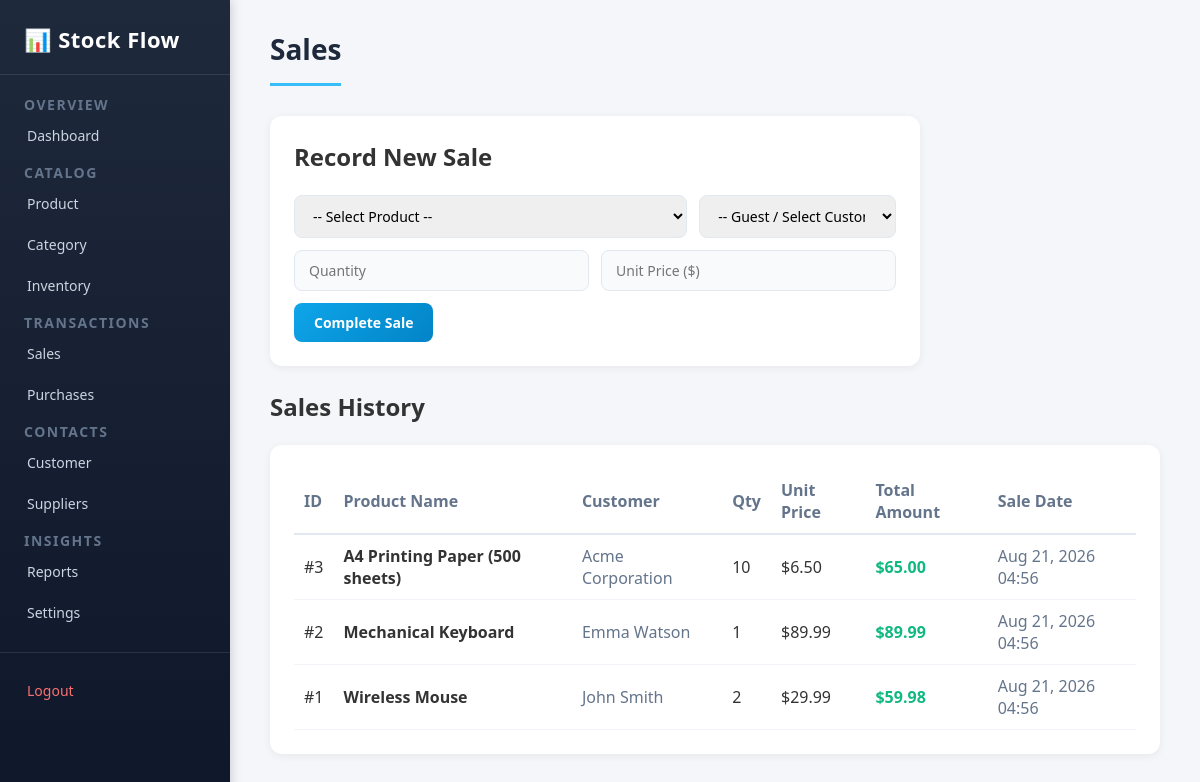
The page /pages/sales.php (signed in) on the database its author committed.
### tables this page shows
CREATE TABLE IF NOT EXISTS `sales` (
    `id` INT AUTO_INCREMENT PRIMARY KEY,
    `product_id` INT NOT NULL,
    `customer_id` INT,
    `quantity` INT NOT NULL,
    `unit_price` DECIMAL(10, 2) NOT NULL,
    `total_amount` DECIMAL(10, 2) NOT NULL,
    `sale_date` TIMESTAMP DEFAULT CURRENT_TIMESTAMP,
    FOREIGN KEY (`product_id`) REFERENCES `products`(`id`) ON DELETE CASCADE,
    FOREIGN KEY (`customer_id`) REFERENCES `customers`(`id`) ON DELETE SET NULL
);

CREATE TABLE IF NOT EXISTS `products` (
    `id` INT AUTO_INCREMENT PRIMARY KEY,
    `sku` VARCHAR(50) NOT NULL UNIQUE,
    `name` VARCHAR(150) NOT NULL,
    `category_id` INT,
    `price` DECIMAL(10, 2) NOT NULL DEFAULT 0.00,
    `cost` DECIMAL(10, 2) NOT NULL DEFAULT 0.00,
    `quantity` INT NOT NULL DEFAULT 0,
    `min_stock` INT NOT NULL DEFAULT 5,
    `description` TEXT,
    FOREIGN KEY (`category_id`) REFERENCES `categories`(`id`) ON DELETE SET NULL
);

CREATE TABLE IF NOT EXISTS `customers` (
    `id` INT AUTO_INCREMENT PRIMARY KEY,
    `name` VARCHAR(100) NOT NULL,
    `email` VARCHAR(100),
    `phone` VARCHAR(30),
    `address` TEXT
);

### pages/sales.php (the view, shortened to what this page needs)
<?php
require_once __DIR__ . '/../includes/header.php';
$sales_list = [];
if ($pdo !== null) {
    $stmt = $pdo->query("SELECT s.*, p.name AS product_name, p.sku, c.name AS customer_name
                         FROM sales s
                         JOIN products p ON s.product_id = p.id
                         LEFT JOIN customers c ON s.customer_id = c.id
                         ORDER BY s.id DESC");
    $sales_list = $stmt->fetchAll();
}
?>
<h1>Sales</h1>
<div class="form-card" style="max-width: 650px;">
    <h2>Record New Sale</h2>
    <br>
    <form method="POST" action="sales.php" id="todoForm">
        <div style="display: grid; grid-template-columns: 2fr 1fr; gap: 12px;">
            <select name="product_id" id="sales_product_select" required style="width: 100%; padding: 10px 14px; border-radius: 8px; border: 1.5px solid #e2e8f0; font-family: inherit; font-size: 14px;" onchange="updatePriceFromSelect(this)">
                <option value="" data-price="0">-- Select Product --</option>
            </select>
            <select name="customer_id" style="width: 100%; padding: 10px 14px; border-radius: 8px; border: 1.5px solid #e2e8f0; font-family: inherit; font-size: 14px;">
                <option value="">-- Guest / Select Customer --</option>
            </select>
        </div>
        <div style="display: grid; grid-template-columns: 1fr 1fr; gap: 12px;">
            <input type="number" name="quantity" placeholder="Quantity" min="1" required>
            <input type="number" step="0.01" name="unit_price" id="unit_price_input" placeholder="Unit Price ($)" required>
        </div>
        <button type="submit" id="submit">Complete Sale</button>
    </form>
</div>
<h2>Sales History</h2>
<br>
<div class="form-card" style="max-width: 100%;">
    <table style="width: 100%; border-collapse: collapse; text-align: left;">
        <thead>
            <tr style="border-bottom: 2px solid #e2e8f0; color: #64748b;">
                <th style="padding: 10px;">ID</th>
                <th style="padding: 10px;">Product Name</th>
                <th style="padding: 10px;">Customer</th>
                <th style="padding: 10px;">Qty</th>
                <th style="padding: 10px;">Unit Price</th>
                <th style="padding: 10px;">Total Amount</th>
                <th style="padding: 10px;">Sale Date</th>
            </tr>
        </thead>
        <tbody>
            <?php if (empty($sales_list)): ?>
                <tr>
                    <td colspan="7" style="padding: 15px; color: #64748b;">No sales transactions recorded yet.</td>
                </tr>
            <?php else: ?>
                <?php foreach ($sales_list as $s): ?>
                    <tr style="border-bottom: 1px solid #f1f5f9;">
                        <td style="padding: 10px;">#<?php echo $s['id']; ?></td>
                        <td style="padding: 10px; font-weight: 600;"><?php echo htmlspecialchars($s['product_name']); ?></td>
                        <td style="padding: 10px; color: #64748b;"><?php echo htmlspecialchars($s['customer_name'] ?? 'Walk-in Customer'); ?></td>
                        <td style="padding: 10px;"><?php echo $s['quantity']; ?></td>
                        <td style="padding: 10px;">$<?php echo number_format($s['unit_price'], 2); ?></td>
                        <td style="padding: 10px; color: #10b981; font-weight: 700;">$<?php echo number_format($s['total_amount'], 2); ?></td>
                        <td style="padding: 10px; color: #64748b;"><?php echo date('M d, Y H:i', strtotime($s['sale_date'])); ?></td>
                    </tr>
                <?php endforeach; ?>
            <?php endif; ?>
        </tbody>
    </table>
</div>
<?php require_once __DIR__ . '/../includes/footer.php'; ?>

### style/style.css (style rules this page uses)
* { margin: 0; padding: 0; box-sizing: border-box; }
body { font-family: 'Segoe UI', Tahoma, Geneva, Verdana, sans-serif; background-color: #f4f6f9; color: #333; min-height: 100vh; }
#rightsidebar > h1 { font-size: 28px; font-weight: 700; color: #1e293b; margin-bottom: 30px; padding-bottom: 15px; border-bottom: 3px solid #38bdf8; display: inline-block; }
.form-card { background: #ffffff; border-radius: 12px; padding: 24px; box-shadow: 0 2px 8px rgba(0, 0, 0, 0.06); margin-bottom: 24px; max-width: 600px; }
#todoForm { display: flex; flex-direction: column; gap: 12px; }
#todoForm input, #todoForm textarea { width: 100%; padding: 10px 14px; font-size: 14px; font-family: inherit; color: #1e293b; background: #f8fafc; border: 1.5px solid #e2e8f0; border-radius: 8px; outline: none; transition: border-color 0.2s ease; }
#submit { padding: 10px 20px; font-size: 14px; font-weight: 600; font-family: inherit; color: #ffffff; background: linear-gradient(135deg, #0ea5e9 0%, #0284c7 100%); border: none; border-radius: 8px; cursor: pointer; transition: transform 0.2s ease, box-shadow 0.2s ease; align-self: flex-start; }

### rows shown on the page
sales: id "3", product.name "A4 Printing Paper (500 sheets)", customer.name "Acme Corporation", quantity "10", unit_price "6.50", total_amount "65.00", sale_date "Aug 21, 2026 04:56"
sales: id "2", product.name "Mechanical Keyboard", customer.name "Emma Watson", quantity "1", unit_price "89.99", total_amount "89.99", sale_date "Aug 21, 2026 04:56"
sales: id "1", product.name "Wireless Mouse", customer.name "John Smith", quantity "2", unit_price "29.99", total_amount "59.98", sale_date "Aug 21, 2026 04:56"
